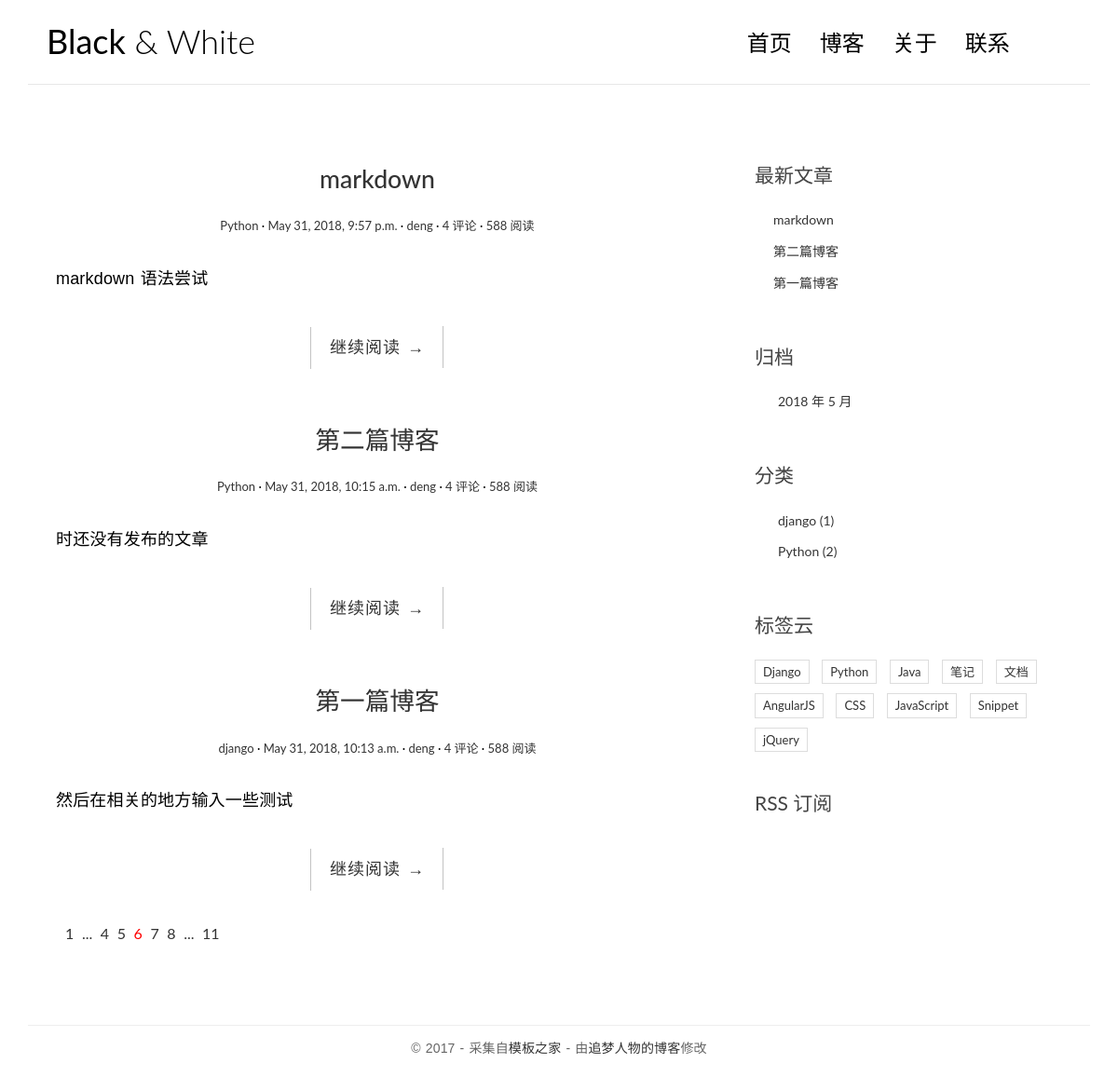
The page / on the database its author committed.
### blog/models.py (models this page shows, shortened)
class Post(models.Model):
    title = models.CharField(max_length=70)
    body = models.TextField()
    created_time = models.DateTimeField()
    modified_time = models.DateTimeField()
    excerpt = models.CharField(max_length=200, blank=True)
    category = models.ForeignKey(Category,on_delete=models.CASCADE)   #category是连接到文章那个表的，一个分类可以有很多个文章
    tags = models.ManyToManyField(Tag, blank=True)#同上，这是多对多
    author = models.ForeignKey(User,on_delete=models.CASCADE)#on_delete一定要加 新版本
    class Meta:
        ordering=['-created_time']

class Category(models.Model):
    name = models.CharField(max_length=100)

### blog/views.py (the view)
# urls.py: path('',views.index,name='index'),
def index(request):
    post_list = Post.objects.all()
    return render(request, 'blog/index.html', context={'post_list': post_list})

### blog/templatetags/blog_tags.py (called while the page is built)
@register.simple_tag#修饰器的作用，加入功能
def get_recent_posts(num=5):
    return Post.objects.all()[:num]

@register.simple_tag
def archives():
    return Post.objects.dates('created_time', 'month', order='DESC')

@register.simple_tag
def get_categories():
    category_list = Category.objects.annotate(num_posts=Count('post'))#添加一个计数属性,QuerySet的方法中反向连接是直接用model的小写
    return category_list

### blog/templates/blog/index.html
{% extends 'base.html' %}
{% block main %}
    {% for post in post_list %}
        <article class="post post-{{ post.pk }}">
            <header class="entry-header">
                <h1 class="entry-title">
                    <a href="{% url 'blog:detail' post.pk %}">{{ post.title }}</a>
                </h1>
                <div class="entry-meta">
                    <span class="post-category"><a href="#">{{ post.category.name }}</a></span>
                    <span class="post-date"><a href="#"><time class="entry-date"
                                                              datetime="{{ post.created_time }}">{{ post.created_time }}</time></a></span>
                    <span class="post-author"><a href="#">{{ post.author }}</a></span>
                    <span class="comments-link"><a href="#">4 评论</a></span>
                    <span class="views-count"><a href="#">588 阅读</a></span>
                </div>
            </header>
            <div class="entry-content clearfix">
                <p>{{ post.excerpt }}</p>
                <div class="read-more cl-effect-14">
                    <a href="{% url 'blog:detail' post.pk %}" class="more-link">继续阅读 <span class="meta-nav">→</span></a>
                </div>
            </div>
        </article>
    {% empty %}
        <div class="no-post">暂时没有文章</div>
    {% endfor %}
        <div class="pagination">
            <ul>
                <li><a href="">1</a></li>
                <li><a href="">...</a></li>
                <li><a href="">4</a></li>
                <li><a href="">5</a></li>
                <li class="current"><a href="">6</a></li>
                <li><a href="">7</a></li>
                <li><a href="">8</a></li>
                <li><a href="">...</a></li>
                <li><a href="">11</a></li>
            </ul>
        </div>
    </main>
{% endblock main %}

### blog/templates/base.html (shortened to what this page needs)
{% load staticfiles %}
{% load blog_tags %}
<!DOCTYPE html>
<html>
<head>
    <link rel="stylesheet" href="{% static 'blog/css/bootstrap.min.css' %}">
    <link rel="stylesheet" href="http://code.ionicframework.com/ionicons/2.0.1/css/ionicons.min.css">
    <link rel="stylesheet" href="{% static 'blog/css/pace.css' %}">
    <link rel="stylesheet" href="{% static 'blog/css/custom.css' %}">
    <link rel="stylesheet" href="{% static 'blog/css/highlights/github.css' %}">
</head>
<body>
<div class="container">
    <header id="site-header">
        <div class="row">
            <div class="col-md-4 col-sm-5 col-xs-8">
                <div class="logo">
                    <h1><a href="index.html"><b>Black</b> &amp; White</a></h1>
                </div>
            </div>
            <div class="col-md-8 col-sm-7 col-xs-4">
                <nav class="main-nav" role="navigation">
                    <div class="collapse navbar-collapse" id="bs-example-navbar-collapse-1">
                        <ul class="nav navbar-nav navbar-right">
                            <li class="cl-effect-11"><a href="index.html" data-hover="首页">首页</a></li>
                            <li class="cl-effect-11"><a href="full-width.html" data-hover="博客">博客</a></li>
                            <li class="cl-effect-11"><a href="about.html" data-hover="关于">关于</a></li>
                            <li class="cl-effect-11"><a href="contact.html" data-hover="联系">联系</a></li>
                        </ul>
                    </div>
                </nav>
            </div>
        </div>
    </header>
</div>
<div class="content-body">
    <div class="container">
        <div class="row">
            <main class="col-md-8">
                {% block main %}
                {% endblock main %}
            <aside class="col-md-4">
                <div class="widget widget-recent-posts">
                    <h3 class="widget-title">最新文章</h3>
                    {% get_recent_posts as recent_post_list %}
                    <ul>
                        {% for post in recent_post_list %}
                        <li>
                            <a href="{%url 'blog:detail' post.pk%}">{{post.title}}</a>
                        </li>
                        {% empty %}
                        暂无文章！
                        {% endfor %}
                    </ul>
                </div>
                <div class="widget widget-archives">
                    <h3 class="widget-title">归档</h3>
                    {% archives as date_list %}
                    <ul>
                        {% for date in date_list %}
                        <li>
                            <a href="{% url 'blog:archives' date.year date.month %}">{{ date.year }} 年 {{ date.month }} 月</a>
                        </li>
                        {% empty %}
                        暂无归档！
                        {% endfor %}
                    </ul>
                </div>
                <div class="widget widget-category">
                    <h3 class="widget-title">分类</h3>
                    {% get_categories as category_list %}
                    <ul>
                        {% for category in category_list %}
                        <li>
                            <a href="{% url 'blog:category' category.pk%}">{{ category.name }} ({{ category.num_posts }})</a>
                        </li>
                        {% empty %}
                        暂无分类！
                        {% endfor %}
                  </ul>
                </div>
                <div class="widget widget-tag-cloud">
                    <h3 class="widget-title">标签云</h3>
                    <ul>
                        <li>
                            <a href="#">Django</a>
                        </li>
                        <li>
                            <a href="#">Python</a>
                        </li>
                        <li>
                            <a href="#">Java</a>
                        </li>
                        <li>
                            <a href="#">笔记</a>
                        </li>
                        <li>
                            <a href="#">文档</a>
                        </li>
                        <li>
                            <a href="#">AngularJS</a>
                        </li>
                        <li>
                            <a href="#">CSS</a>
                        </li>
                        <li>
                            <a href="#">JavaScript</a>
                        </li>
                        <li>
                            <a href="#">Snippet</a>
                        </li>
                        <li>
                            <a href="#">jQuery</a>
                        </li>
                    </ul>
                </div>
                <div class="rss">
                    <a href=""> RSS 订阅</a>
                </div>
            </aside>
        </div>
    </div>
</div>
<footer id="site-footer">
    <div class="container">
        <div class="row">
            <div class="col-md-12">
                <p class="copyright">&copy 2017 - 采集自<a href="http://www.cssmoban.com/"
                                                        target="_blank" title="模板之家">模板之家</a>
                    - 由<a href="http://zmrenwu.com/" title="网页模板" target="_blank">追梦人物的博客</a>修改
                </p>
            </div>
        </div>
    </div>
</footer>
</body>
</html>

### blog/static/blog/css/custom.css (style rules this page uses)
* { outline: none; }
h1, h2, h3, h4, h5, h6 { margin-top: 0; }
b { font-weight: 400; }
a { color: #333; }
body { color: #444; font-family: 'Lato', sans-serif; }
p { font-family: 'Ubuntu', sans-serif; font-weight: 400; word-spacing: 1px; letter-spacing: 0.01em; }
#site-header { background-color: #FFF; padding: 25px 20px; margin-bottom: 40px; border-bottom: 1px solid #e7e7e7; }
.logo h1 a { color: #000; }
.logo h1 { margin: 0; font-family: 'Lato', sans-serif; font-weight: 300; }
.main-nav { margin-top: 11px; max-width: 95%; }
.main-nav a { color: #000000 !important; padding: 0 0 5px 0 !important; margin-right: 30px; font-family: 'Lato', sans-serif; font-weight: 300; font-size: 24px; }
.cl-effect-11 a { padding: 10px 0; color: #0972b4; text-shadow: none; }
.cl-effect-11 a::before { position: absolute; top: 0; left: 0; overflow: hidden; padding: 0 0 5px 0 !important; max-width: 0; border-bottom: 1px solid #000; color: #000; content: attr(data-hover); white-space: nowrap; -webkit-transition: max-width 0.5s; -moz-transition: max-width 0.5s; transition: max-width 0.5s; }
.content-body { padding-bottom: 4em; }
.post { background: #fff; padding: 30px 30px 0; }
.entry-title { text-align: center; font-size: 1.9em; margin-bottom: 20px; line-height: 1.6; padding: 10px 20px 0; }
.entry-meta { text-align: center; color: #DDDDDD; font-size: 13px; margin-bottom: 30px; }
.entry-content { font-size: 18px; line-height: 1.9; font-weight: 300; color: #000; }
.post-category::after, .post-date::after, .post-author::after, .comments-link::after { content: ' ·'; color: #000; }
.read-more { font-family: 'Ubuntu', sans-serif; font-weight: 400; word-spacing: 1px; letter-spacing: 0.01em; text-align: center; margin-top: 20px; }
.cl-effect-14 a { padding: 0 20px; height: 45px; line-height: 45px; position: relative; display: inline-block; margin: 15px 25px; letter-spacing: 1px; font-weight: 400; text-shadow: 0 0 1px rgba(255, 255, 255, 0.3); }
.cl-effect-14 a::before, .cl-effect-14 a::after { position: absolute; width: 45px; height: 1px; background: #C3C3C3; content: ''; -webkit-transition: all 0.3s; -moz-transition: all 0.3s; transition: all 0.3s; pointer-events: none; }
.cl-effect-14 a::before { top: 0; left: 0; -webkit-transform: rotate(90deg); -moz-transform: rotate(90deg); transform: rotate(90deg); -webkit-transform-origin: 0 0; -moz-transform-origin: 0 0; transform-origin: 0 0; }
.cl-effect-14 a::after { right: 0; bottom: 0; -webkit-transform: rotate(90deg); -moz-transform: rotate(90deg); transform: rotate(90deg); -webkit-transform-origin: 100% 0; -moz-transform-origin: 100% 0; transform-origin: 100% 0; }
.widget { background: #fff; padding: 30px 0 0; }
.widget-title { font-size: 1.5em; margin-bottom: 20px; line-height: 1.6; padding: 10px 0 0; font-weight: 400; }
.widget-recent-posts ul { padding: 0; margin: 0; padding-left: 20px; }
.widget-recent-posts ul li { list-style-type: none; position: relative; line-height: 170%; margin-bottom: 10px; }
.widget-recent-posts ul li::before { content: '\f3d3'; font-family: "Ionicons"; position: absolute; left: -17px; top: 3px; font-size: 16px; color: #000; }
.widget-archives ul { padding: 0; margin: 0; padding-left: 25px; }
.widget-archives ul li { list-style-type: none; position: relative; line-height: 170%; margin-bottom: 10px; }
.widget-archives ul li::before { content: '\f3f3'; font-family: "Ionicons"; position: absolute; left: -25px; top: 1px; font-size: 16px; color: #000; }
.widget-category ul { padding: 0; margin: 0; padding-left: 25px; }
.widget-category ul li { list-style-type: none; position: relative; line-height: 170%; margin-bottom: 10px; }
.widget-category ul li::before { content: '\f3fe'; font-family: "Ionicons"; position: absolute; left: -25px; top: 1px; font-size: 18px; color: #000; }
.widget-tag-cloud ul { padding: 0; margin: 0; margin-right: -10px; }
.widget-tag-cloud ul li { list-style-type: none; font-size: 13px; display: inline-block; margin-right: 10px; margin-bottom: 10px; padding: 3px 8px; border: 1px solid #ddd; }
.rss { font-size: 21px; margin-top: 30px; }
.rss a { color: #444; }
#site-footer { padding-top: 10px; padding: 0 0 1.5em 0; }
.copyright { text-align: center; padding-top: 1em; margin: 0; border-top: 1px solid #eee; color: #666; }
.pagination ul { list-style: none; }
.pagination ul li { display: inline-block; font-size: 16px; margin-right: 5px; }
.current a { color: red; }

### rows shown on the page
Post: title "markdown", category.name "Python", created_time "May 31, 2018, 9:57 p.m.", author "deng", excerpt "markdown 语法尝试"
Post: title "第二篇博客", category.name "Python", created_time "May 31, 2018, 10:15 a.m.", author "deng", excerpt "时还没有发布的文章"
Post: title "第一篇博客", category.name "django", created_time "May 31, 2018, 10:13 a.m.", author "deng", excerpt "然后在相关的地方输入一些测试"
Category: name "django", num_posts "1"
Category: name "Python", num_posts "2"

### other values the page prints
{{ date.year }} "2018"
{{ date.month }} "5"
